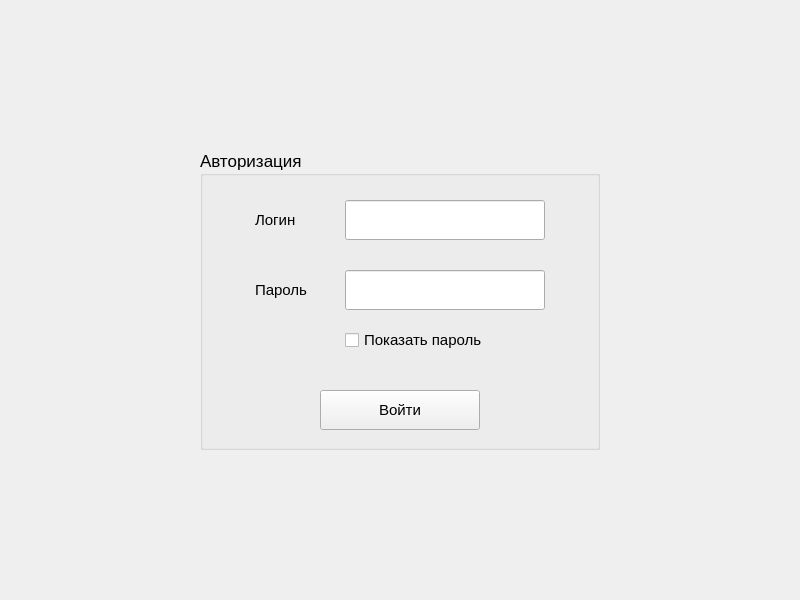
<?xml version="1.0" encoding="UTF-8"?>
<ui version="4.0">
 <class>MainWidget</class>
 <widget class="QWidget" name="MainWidget">
  <property name="geometry">
   <rect>
    <x>0</x>
    <y>0</y>
    <width>800</width>
    <height>600</height>
   </rect>
  </property>
  <property name="windowTitle">
   <string>MainWidget</string>
  </property>
  <widget class="QStackedWidget" name="stackedWidget">
   <property name="geometry">
    <rect>
     <x>0</x>
     <y>0</y>
     <width>800</width>
     <height>600</height>
    </rect>
   </property>
   <widget class="QWidget" name="authorization">
    <widget class="QGroupBox" name="groupBox">
     <property name="geometry">
      <rect>
       <x>200</x>
       <y>150</y>
       <width>400</width>
       <height>300</height>
      </rect>
     </property>
     <property name="font">
      <font>
       <pointsize>13</pointsize>
      </font>
     </property>
     <property name="title">
      <string>Авторизация</string>
     </property>
     <widget class="QPushButton" name="enterButton">
      <property name="geometry">
       <rect>
        <x>120</x>
        <y>240</y>
        <width>160</width>
        <height>40</height>
       </rect>
      </property>
      <property name="font">
       <font>
        <pointsize>11</pointsize>
       </font>
      </property>
      <property name="text">
       <string>Войти</string>
      </property>
     </widget>
     <widget class="QCheckBox" name="showPassword">
      <property name="geometry">
       <rect>
        <x>145</x>
        <y>170</y>
        <width>200</width>
        <height>40</height>
       </rect>
      </property>
      <property name="font">
       <font>
        <pointsize>11</pointsize>
       </font>
      </property>
      <property name="text">
       <string>Показать пароль</string>
      </property>
     </widget>
     <widget class="QLabel" name="label">
      <property name="geometry">
       <rect>
        <x>55</x>
        <y>120</y>
        <width>80</width>
        <height>40</height>
       </rect>
      </property>
      <property name="font">
       <font>
        <pointsize>11</pointsize>
       </font>
      </property>
      <property name="text">
       <string>Пароль</string>
      </property>
     </widget>
     <widget class="QLabel" name="label_2">
      <property name="geometry">
       <rect>
        <x>55</x>
        <y>50</y>
        <width>80</width>
        <height>40</height>
       </rect>
      </property>
      <property name="font">
       <font>
        <pointsize>11</pointsize>
       </font>
      </property>
      <property name="text">
       <string>Логин</string>
      </property>
     </widget>
     <widget class="QLineEdit" name="loginLine">
      <property name="geometry">
       <rect>
        <x>145</x>
        <y>50</y>
        <width>200</width>
        <height>40</height>
       </rect>
      </property>
     </widget>
     <widget class="QLineEdit" name="passwordLine">
      <property name="geometry">
       <rect>
        <x>145</x>
        <y>120</y>
        <width>200</width>
        <height>40</height>
       </rect>
      </property>
     </widget>
    </widget>
   </widget>
   <widget class="QWidget" name="dialogs">
    <widget class="QTabWidget" name="tabWidget">
     <property name="geometry">
      <rect>
       <x>0</x>
       <y>0</y>
       <width>800</width>
       <height>600</height>
      </rect>
     </property>
     <property name="font">
      <font>
       <pointsize>11</pointsize>
      </font>
     </property>
     <property name="currentIndex">
      <number>0</number>
     </property>
     <widget class="QWidget" name="createDialog">
      <property name="font">
       <font>
        <pointsize>11</pointsize>
       </font>
      </property>
      <attribute name="title">
       <string>Новый диалог</string>
      </attribute>
      <widget class="QListWidget" name="newDialogsList">
       <property name="geometry">
        <rect>
         <x>447</x>
         <y>100</y>
         <width>251</width>
         <height>300</height>
        </rect>
       </property>
       <property name="font">
        <font>
         <pointsize>11</pointsize>
        </font>
       </property>
      </widget>
      <widget class="QPushButton" name="newDialogButton">
       <property name="geometry">
        <rect>
         <x>447</x>
         <y>420</y>
         <width>251</width>
         <height>40</height>
        </rect>
       </property>
       <property name="font">
        <font>
         <pointsize>11</pointsize>
        </font>
       </property>
       <property name="text">
        <string>Новый диалог</string>
       </property>
      </widget>
      <widget class="QListWidget" name="dialogsList">
       <property name="geometry">
        <rect>
         <x>98</x>
         <y>100</y>
         <width>251</width>
         <height>300</height>
        </rect>
       </property>
       <property name="font">
        <font>
         <pointsize>11</pointsize>
        </font>
       </property>
      </widget>
      <widget class="QPushButton" name="dialogButton">
       <property name="geometry">
        <rect>
         <x>98</x>
         <y>420</y>
         <width>251</width>
         <height>40</height>
        </rect>
       </property>
       <property name="font">
        <font>
         <pointsize>11</pointsize>
        </font>
       </property>
       <property name="text">
        <string>Перейти к диалогу</string>
       </property>
      </widget>
     </widget>
    </widget>
   </widget>
  </widget>
 </widget>
 <resources/>
 <connections/>
</ui>
